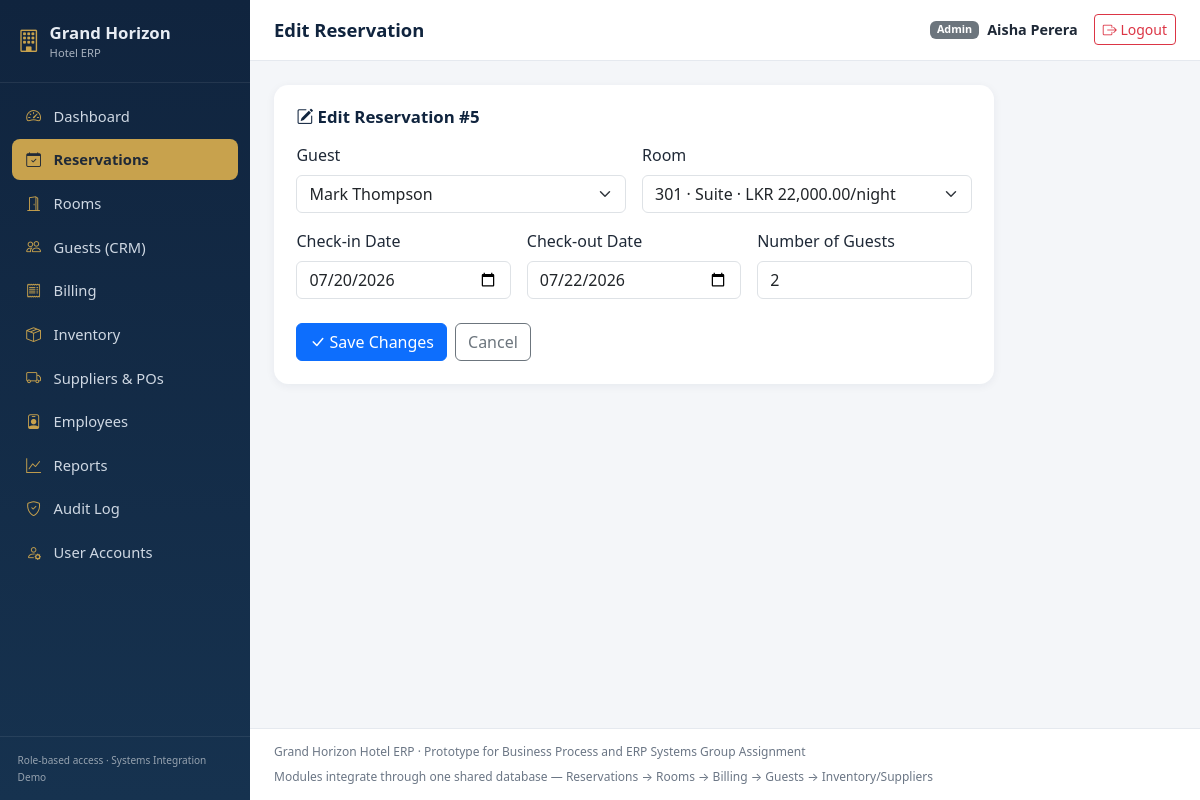
The page /modules/reservations/edit.php?id=5 (signed in) on the database its author committed.
### tables this page shows
CREATE TABLE Reservations (
    ReservationID  INT AUTO_INCREMENT PRIMARY KEY,
    GuestID        INT NOT NULL,
    RoomID         INT NOT NULL,
    CheckInDate    DATE NOT NULL,
    CheckOutDate   DATE NOT NULL,
    ActualCheckIn  DATETIME NULL,
    ActualCheckOut DATETIME NULL,
    NumGuests      INT NOT NULL DEFAULT 1,
    Status         ENUM('Booked','CheckedIn','CheckedOut','Cancelled') NOT NULL DEFAULT 'Booked',
    CreatedBy      INT NULL,
    CreatedAt      DATETIME NOT NULL DEFAULT CURRENT_TIMESTAMP,
    FOREIGN KEY (GuestID) REFERENCES Guests(GuestID),
    FOREIGN KEY (RoomID) REFERENCES Rooms(RoomID),
    FOREIGN KEY (CreatedBy) REFERENCES Users(UserID)
);

CREATE TABLE Guests (
    GuestID      INT AUTO_INCREMENT PRIMARY KEY,
    FullName     VARCHAR(100) NOT NULL,
    Email        VARCHAR(120) NULL,
    Phone        VARCHAR(30) NULL,
    Address      VARCHAR(255) NULL,
    IDNumber     VARCHAR(50) NULL,
    LoyaltyTier  ENUM('Standard','Silver','Gold','Platinum') NOT NULL DEFAULT 'Standard',
    CreatedAt    DATETIME NOT NULL DEFAULT CURRENT_TIMESTAMP
);

CREATE TABLE Rooms (
    RoomID       INT AUTO_INCREMENT PRIMARY KEY,
    RoomNumber   VARCHAR(10) NOT NULL UNIQUE,
    RoomTypeID   INT NOT NULL,
    Floor        INT NOT NULL DEFAULT 1,
    Status       ENUM('Available','Occupied','Maintenance','Cleaning') NOT NULL DEFAULT 'Available',
    Notes        VARCHAR(255) NULL,
    FOREIGN KEY (RoomTypeID) REFERENCES RoomTypes(RoomTypeID)
);

### includes/functions.php (called while the page is built, shortened)
<?php
function e(?string $value): string
{
    return htmlspecialchars($value ?? '', ENT_QUOTES, 'UTF-8');
}

### modules/reservations/edit.php (the view, shortened to what this page needs)
<?php
require_once __DIR__ . '/../../includes/auth.php';
$id = (int) ($_GET['id'] ?? $_POST['id'] ?? 0);
$stmt = $pdo->prepare('SELECT * FROM Reservations WHERE ReservationID = ?');
$stmt->execute([$id]);
$reservation = $stmt->fetch();
$guests = $pdo->query('SELECT GuestID, FullName FROM Guests ORDER BY FullName')->fetchAll();
$rooms = $pdo->query(
    "SELECT rm.RoomID, rm.RoomNumber, rt.TypeName, rt.BaseRate
     FROM Rooms rm JOIN RoomTypes rt ON rt.RoomTypeID = rm.RoomTypeID
     ORDER BY rm.RoomNumber"
)->fetchAll();
require __DIR__ . '/../../includes/header.php';
?>
<div class="section-card" style="max-width:720px;">
  <h2><i class="bi bi-pencil-square"></i> Edit Reservation #<?= $id ?></h2>
  <form method="post">
    <div class="row g-3">
      <div class="col-md-6">
        <label class="form-label">Guest</label>
        <select name="guest_id" class="form-select" required>
          <?php foreach ($guests as $g): ?>
            <option value="<?= (int) $g['GuestID'] ?>" <?= $reservation['GuestID'] == $g['GuestID'] ? 'selected' : '' ?>><?= e($g['FullName']) ?></option>
          <?php endforeach; ?>
        </select>
      </div>
      <div class="col-md-6">
        <label class="form-label">Room</label>
        <select name="room_id" class="form-select" required>
          <?php foreach ($rooms as $r): ?>
            <option value="<?= (int) $r['RoomID'] ?>" <?= $reservation['RoomID'] == $r['RoomID'] ? 'selected' : '' ?>>
              <?= e($r['RoomNumber']) ?> &middot; <?= e($r['TypeName']) ?> &middot; <?= formatMoney($r['BaseRate']) ?>/night
            </option>
          <?php endforeach; ?>
        </select>
      </div>
      <div class="col-md-4">
        <label class="form-label">Check-in Date</label>
        <input type="date" name="check_in" class="form-control" required value="<?= e(substr($reservation['CheckInDate'],0,10)) ?>">
      </div>
      <div class="col-md-4">
        <label class="form-label">Check-out Date</label>
        <input type="date" name="check_out" class="form-control" required value="<?= e(substr($reservation['CheckOutDate'],0,10)) ?>">
      </div>
      <div class="col-md-4">
        <label class="form-label">Number of Guests</label>
        <input type="number" name="num_guests" class="form-control" min="1" value="<?= (int) $reservation['NumGuests'] ?>">
      </div>
    </div>
    <div class="mt-4 d-flex gap-2">
      <button type="submit" class="btn btn-primary"><i class="bi bi-check-lg"></i> Save Changes</button>
      <a href="list.php" class="btn btn-outline-secondary">Cancel</a>
    </div>
  </form>
</div>
<?php require __DIR__ . '/../../includes/footer.php'; ?>

### assets/css/style.css (style rules this page uses)
:root { --brand-navy: #10243e; --brand-navy-light: #16324f; --brand-gold: #c8a24d; --brand-gold-dark: #a9803a; --bg-app: #f4f6f9; --text-muted: #6b7685; --card-radius: 0.9rem; }
* { box-sizing: border-box; }
body { background: var(--bg-app); font-family: 'Segoe UI', system-ui, -apple-system, sans-serif; color: #1f2937; }
.section-card { background: #fff; border-radius: var(--card-radius); box-shadow: 0 2px 10px rgba(16,36,62,0.06); padding: 1.4rem; margin-bottom: 1.4rem; }
.section-card h2 { font-size: 1.05rem; font-weight: 700; color: var(--brand-navy); margin-bottom: 1rem; }

### rows shown on the page
reservations: guest_id "Mark Thompson", room_id "301 · Suite · LKR 22,000.00/night", check_in "07/20/2026", check_out "07/22/2026", num_guests "2"

### other values the page prints
$item['label'] "Dashboard"
$item['label'] "Reservations"
$item['label'] "Rooms"
$item['label'] "Guests (CRM)"
$item['label'] "Billing"
$item['label'] "Inventory"
$item['label'] "Suppliers & POs"
$item['label'] "Employees"
$item['label'] "Reports"
$item['label'] "Audit Log"
$item['label'] "User Accounts"
$pageTitle "Edit Reservation"
$user['role'] "Admin"
$user['name'] "Aisha Perera"
$id "5"
